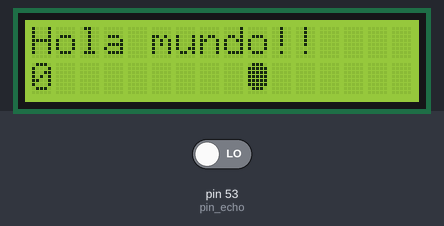
A sketch run on a simulated Arduino Mega 2560, built with avr-gcc and run on an emulated ATmega2560. On the bench: 16×2 character LCD. Inputs (shaded band) come from the test bench; at power-on: pin 53 (pin_echo) LOW. What the sketch prints to the serial monitor is not drawn.

Above: at 0.1 s.
At 4.6 s:
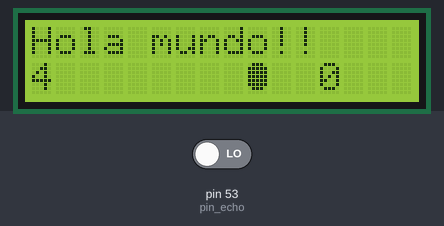
At 9.1 s:
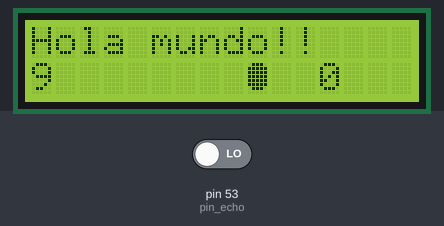
At 18.1 s:
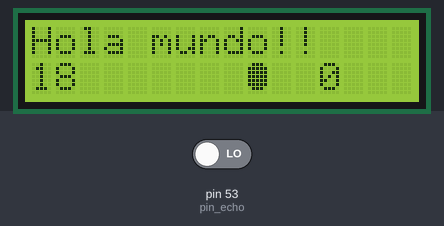
At 27.1 s:
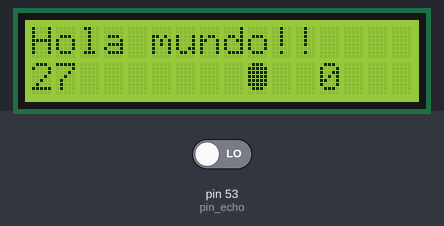
At 37.7 s:
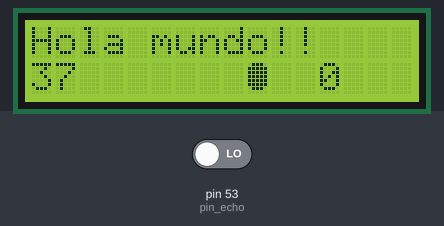

Measured:
- what the display in image 1 shows lasts 1.5 s, from 4.6 s to 6.1 s

The sketch:

Ejemplo3.ino
```cpp
#include <LiquidCrystal.h>

LiquidCrystal lcd(22, 23, 24, 25, 26, 27);
int pin_trigger = 52;
int pin_echo = 53;
long dis;
long t;
byte caracter[] = {
  B01110,
  B11111,
  B11111,
  B11111,
  B11111,
  B11111,
  B01110,
  B00000
};

void setup() {
  // put your setup code here, to run once:
  lcd.begin(16, 2); // 16 columnas 2 filas
  lcd.clear();
  lcd.setCursor(0, 0);//columnas, filas
  lcd.print("Hola mundo!!");
  lcd.createChar(0, caracter);
  pinMode(pin_trigger, OUTPUT);
  pinMode(pin_echo, INPUT);
  //lcd.setCursor(0, 1);
  //lcd.print("Soy un ejemplo");
}

void loop() {
  // put your main code here, to run repeatedly:
  //lcd.scrollDisplayLeft();
  lcd.setCursor(0, 1);
  int tiempo = millis() / 1000;
  lcd.print(tiempo);
  lcd.setCursor(9, 1);
  Serial.begin(9600);
  lcd.write(byte(0));

  //ultrasonico

  digitalWrite(pin_trigger, LOW);
  delayMicroseconds(5);
  digitalWrite(pin_trigger, HIGH);
  delayMicroseconds(10);
  t = pulseIn(pin_echo, HIGH);
  dis = long(0.017 * t);
  Serial.print("Distancia: ");
  Serial.print(dis);
  Serial.println("cm");
  lcd.setCursor(12, 1);
  lcd.print(dis);

  delay(500);
}
```
